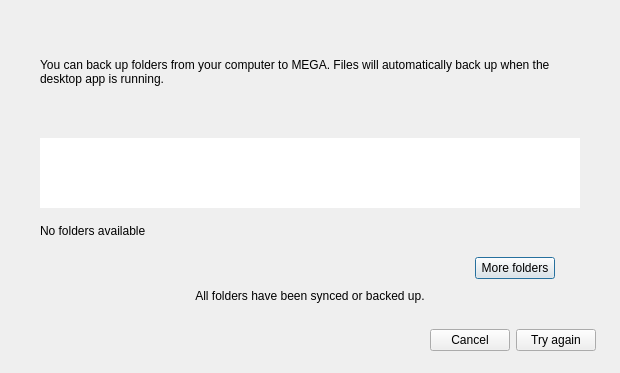
<?xml version="1.0" encoding="UTF-8"?>
<ui version="4.0">
 <class>BackupsWizard</class>
 <widget class="QDialog" name="BackupsWizard">
  <property name="windowModality">
   <enum>Qt::NonModal</enum>
  </property>
  <property name="geometry">
   <rect>
    <x>0</x>
    <y>0</y>
    <width>620</width>
    <height>481</height>
   </rect>
  </property>
  <property name="sizePolicy">
   <sizepolicy hsizetype="Preferred" vsizetype="Preferred">
    <horstretch>0</horstretch>
    <verstretch>0</verstretch>
   </sizepolicy>
  </property>
  <property name="minimumSize">
   <size>
    <width>0</width>
    <height>0</height>
   </size>
  </property>
  <property name="windowTitle">
   <string>Setup backups</string>
  </property>
  <property name="windowIcon">
   <iconset resource="../../../../gui/Resources_macx.qrc">
    <normaloff>:/images/icons/ico_backup.png</normaloff>:/images/icons/ico_backup.png</iconset>
  </property>
  <property name="styleSheet">
   <string notr="true">#BackupsWizard, #sSteps &gt; QWidget
{
background: solid white;
}

#lBackupFolders, #lBackupTo
{
color: #333333;
font-size: 14px;
font-weight: bold;
}

#leBackupTo
{
color: #999999;
font-size: 13px;
border-radius: 4px;
background-color: #FAFAFA;
border: 1px solid #e5e5e5;
padding-left: 7px;
}

#lSubtitleStep1
{
margin-left: 20px;
margin-right: 20px;
margin-top: 7px;
margin-bottom: 31px;
color: #666666;
}

#lBackupFolders
{
margin-left: 18px;
margin-right: 18px;
}

#fFoldersStep1, #fFoldersStep2
{
border: 1px solid #e5e5e5;
border-radius: 6px;
background: solid white;
}

#fFoldersStep1
{
margin-left: 20px;
margin-right: 20px;
}

#fFoldersStep2
{
margin-left: 20px;
margin-right: 24px;
}

#lTitleStep2
{
margin-bottom: 26px;
}

#wDeviceNameStep1, #wDeviceNameAndNbFolders
{
border-top-right-radius: 6px;
border-top-left-radius: 6px;
background: solid #FAFAFA;
}

#lDeviceIconStep1
{
border-image: url(&quot;:/images/icons/pc/pc-mac_48.png&quot;);
}

#lDeviceIconStep2
{
border-image: url(&quot;:/images/icons/pc/pc-mac_24.png&quot;);
}

#lDeviceNameStep1, #lDeviceNameStep2
{
text-align: left;
font-size: 14px;
border: none;
}

#lFoldersNumber
{
color: #999999;
font-size: 14px;
padding-right: 16px;
}

#lvFoldersStep1::item
{
height: 40 px;
min-height: 40 px;
max-height: 40 px;
border: none;
}

#lvFoldersStep1, #lvFoldersStep2
{
background: solid white;
border-bottom-right-radius: 6px;
border-bottom-left-radius: 6px;
outline: none;
}

#lvFoldersStep1
{
padding-left: 19px;
}

#lvFoldersStep2
{
padding-left: 9px;
}

#lvFoldersStep1::icon
{
left: 15px;
}

#lvFoldersStep1::text
{
left: 10px;
font-size: 13px;
}

#lvFoldersStep2::item
{
height: 32 px;
min-height: 32 px;
max-height: 32 px;
border: none;
}

#lvFoldersStep2::text
{
left: 4px;
font-size: 13px;
}

#lAllFoldersSynced
{
color: #004038;
font-family: Lato;
font-size: 12px;
border: 1px solid #7fdfd2;
border-radius: 2px;
background-color: rgba(0,191,165,0.1);
}

#lNoAvailableFolder
{
color: #999999;
font-family: Lato;
font-size: 14px;
background: white;
padding-left: 16px;
border-bottom-right-radius: 6px;
border-bottom-left-radius: 6px;
}

QScrollBar:vertical
{
background: transparent;
width: 12px;
border: none;
border-bottom-right-radius: 6px;
}

QScrollBar::sub-line:vertical, QScrollBar::add-line:vertical
{
border: none;
background: none;
 }

QScrollBar::handle:vertical
{
background: #D8D8D8;
min-height: 0px;
border-radius: 2px;
margin: 4px;
}
</string>
  </property>
  <layout class="QVBoxLayout" name="BackupsWizardLayout">
   <property name="spacing">
    <number>20</number>
   </property>
   <property name="sizeConstraint">
    <enum>QLayout::SetFixedSize</enum>
   </property>
   <property name="leftMargin">
    <number>24</number>
   </property>
   <property name="topMargin">
    <number>25</number>
   </property>
   <property name="rightMargin">
    <number>24</number>
   </property>
   <property name="bottomMargin">
    <number>22</number>
   </property>
   <item>
    <widget class="QStackedWidget" name="sSteps">
     <property name="sizePolicy">
      <sizepolicy hsizetype="Preferred" vsizetype="Expanding">
       <horstretch>0</horstretch>
       <verstretch>0</verstretch>
      </sizepolicy>
     </property>
     <property name="currentIndex">
      <number>0</number>
     </property>
     <widget class="QWidget" name="pStep1">
      <property name="sizePolicy">
       <sizepolicy hsizetype="Preferred" vsizetype="Maximum">
        <horstretch>0</horstretch>
        <verstretch>0</verstretch>
       </sizepolicy>
      </property>
      <layout class="QVBoxLayout" name="pStep1Layout">
       <property name="spacing">
        <number>4</number>
       </property>
       <property name="leftMargin">
        <number>16</number>
       </property>
       <property name="topMargin">
        <number>6</number>
       </property>
       <property name="rightMargin">
        <number>16</number>
       </property>
       <property name="bottomMargin">
        <number>0</number>
       </property>
       <item>
        <widget class="QLabel" name="lTitleStep1">
         <property name="sizePolicy">
          <sizepolicy hsizetype="Preferred" vsizetype="Maximum">
           <horstretch>0</horstretch>
           <verstretch>0</verstretch>
          </sizepolicy>
         </property>
         <property name="styleSheet">
          <string notr="true">font-size:20px;</string>
         </property>
         <property name="text">
          <string/>
         </property>
         <property name="textFormat">
          <enum>Qt::RichText</enum>
         </property>
        </widget>
       </item>
       <item alignment="Qt::AlignTop">
        <widget class="QLabel" name="lSubtitleStep1">
         <property name="sizePolicy">
          <sizepolicy hsizetype="Preferred" vsizetype="Maximum">
           <horstretch>0</horstretch>
           <verstretch>0</verstretch>
          </sizepolicy>
         </property>
         <property name="styleSheet">
          <string notr="true">font-size:12px;</string>
         </property>
         <property name="text">
          <string>You can back up folders from your computer to MEGA. Files will automatically back up when the desktop app is running.</string>
         </property>
         <property name="wordWrap">
          <bool>true</bool>
         </property>
        </widget>
       </item>
       <item>
        <widget class="QFrame" name="fFoldersStep1">
         <property name="sizePolicy">
          <sizepolicy hsizetype="Preferred" vsizetype="Expanding">
           <horstretch>0</horstretch>
           <verstretch>0</verstretch>
          </sizepolicy>
         </property>
         <property name="minimumSize">
          <size>
           <width>540</width>
           <height>0</height>
          </size>
         </property>
         <property name="frameShape">
          <enum>QFrame::NoFrame</enum>
         </property>
         <property name="frameShadow">
          <enum>QFrame::Sunken</enum>
         </property>
         <layout class="QVBoxLayout" name="verticalLayout">
          <property name="spacing">
           <number>0</number>
          </property>
          <property name="leftMargin">
           <number>0</number>
          </property>
          <property name="topMargin">
           <number>0</number>
          </property>
          <property name="rightMargin">
           <number>0</number>
          </property>
          <property name="bottomMargin">
           <number>0</number>
          </property>
          <item alignment="Qt::AlignTop">
           <widget class="QWidget" name="wDeviceNameStep1" native="true">
            <property name="sizePolicy">
             <sizepolicy hsizetype="Preferred" vsizetype="Fixed">
              <horstretch>0</horstretch>
              <verstretch>0</verstretch>
             </sizepolicy>
            </property>
            <property name="styleSheet">
             <string notr="true">*[EMPTY=false]
{
border-bottom-right-radius: 0px;
border-bottom-left-radius: 0px;
}

*[EMPTY=true]
{
border-bottom-right-radius: 6px;
border-bottom-left-radius: 6px;
}</string>
            </property>
            <layout class="QHBoxLayout" name="horizontalLayout">
             <property name="spacing">
              <number>10</number>
             </property>
             <property name="leftMargin">
              <number>16</number>
             </property>
             <property name="topMargin">
              <number>0</number>
             </property>
             <property name="rightMargin">
              <number>0</number>
             </property>
             <property name="bottomMargin">
              <number>0</number>
             </property>
             <item>
              <widget class="QLabel" name="lDeviceIconStep1">
               <property name="sizePolicy">
                <sizepolicy hsizetype="Maximum" vsizetype="Fixed">
                 <horstretch>0</horstretch>
                 <verstretch>0</verstretch>
                </sizepolicy>
               </property>
               <property name="minimumSize">
                <size>
                 <width>48</width>
                 <height>48</height>
                </size>
               </property>
               <property name="maximumSize">
                <size>
                 <width>48</width>
                 <height>48</height>
                </size>
               </property>
               <property name="text">
                <string notr="true"/>
               </property>
              </widget>
             </item>
             <item alignment="Qt::AlignVCenter">
              <widget class="QLabel" name="lDeviceNameStep1">
               <property name="sizePolicy">
                <sizepolicy hsizetype="Preferred" vsizetype="Preferred">
                 <horstretch>0</horstretch>
                 <verstretch>0</verstretch>
                </sizepolicy>
               </property>
               <property name="text">
                <string notr="true"/>
               </property>
              </widget>
             </item>
            </layout>
           </widget>
          </item>
          <item>
           <widget class="QListView" name="lvFoldersStep1">
            <property name="sizePolicy">
             <sizepolicy hsizetype="Expanding" vsizetype="Maximum">
              <horstretch>0</horstretch>
              <verstretch>0</verstretch>
             </sizepolicy>
            </property>
            <property name="maximumSize">
             <size>
              <width>16777215</width>
              <height>120</height>
             </size>
            </property>
            <property name="sizeIncrement">
             <size>
              <width>0</width>
              <height>40</height>
             </size>
            </property>
            <property name="baseSize">
             <size>
              <width>0</width>
              <height>40</height>
             </size>
            </property>
            <property name="frameShape">
             <enum>QFrame::NoFrame</enum>
            </property>
            <property name="sizeAdjustPolicy">
             <enum>QAbstractScrollArea::AdjustToContents</enum>
            </property>
            <property name="editTriggers">
             <set>QAbstractItemView::NoEditTriggers</set>
            </property>
            <property name="showDropIndicator" stdset="0">
             <bool>false</bool>
            </property>
            <property name="selectionMode">
             <enum>QAbstractItemView::NoSelection</enum>
            </property>
            <property name="selectionBehavior">
             <enum>QAbstractItemView::SelectRows</enum>
            </property>
            <property name="iconSize">
             <size>
              <width>24</width>
              <height>24</height>
             </size>
            </property>
            <property name="textElideMode">
             <enum>Qt::ElideMiddle</enum>
            </property>
            <property name="verticalScrollMode">
             <enum>QAbstractItemView::ScrollPerPixel</enum>
            </property>
            <property name="resizeMode">
             <enum>QListView::Adjust</enum>
            </property>
            <property name="spacing">
             <number>0</number>
            </property>
           </widget>
          </item>
          <item alignment="Qt::AlignVCenter">
           <widget class="QLabel" name="lNoAvailableFolder">
            <property name="sizePolicy">
             <sizepolicy hsizetype="Preferred" vsizetype="Fixed">
              <horstretch>0</horstretch>
              <verstretch>0</verstretch>
             </sizepolicy>
            </property>
            <property name="minimumSize">
             <size>
              <width>0</width>
              <height>45</height>
             </size>
            </property>
            <property name="maximumSize">
             <size>
              <width>16777215</width>
              <height>45</height>
             </size>
            </property>
            <property name="text">
             <string>No folders available</string>
            </property>
           </widget>
          </item>
         </layout>
        </widget>
       </item>
       <item>
        <layout class="QHBoxLayout" name="horizontalLayout_6">
         <property name="rightMargin">
          <number>25</number>
         </property>
         <item alignment="Qt::AlignRight">
          <widget class="QPushButton" name="bMoreFolders">
           <property name="text">
            <string>More folders</string>
           </property>
          </widget>
         </item>
        </layout>
       </item>
       <item alignment="Qt::AlignHCenter">
        <widget class="QLabel" name="lAllFoldersSynced">
         <property name="sizePolicy">
          <sizepolicy hsizetype="Expanding" vsizetype="Maximum">
           <horstretch>0</horstretch>
           <verstretch>0</verstretch>
          </sizepolicy>
         </property>
         <property name="minimumSize">
          <size>
           <width>300</width>
           <height>26</height>
          </size>
         </property>
         <property name="text">
          <string>All folders have been synced or backed up.</string>
         </property>
         <property name="alignment">
          <set>Qt::AlignCenter</set>
         </property>
         <property name="wordWrap">
          <bool>true</bool>
         </property>
        </widget>
       </item>
      </layout>
     </widget>
     <widget class="QWidget" name="pStep2">
      <property name="sizePolicy">
       <sizepolicy hsizetype="Preferred" vsizetype="Maximum">
        <horstretch>0</horstretch>
        <verstretch>0</verstretch>
       </sizepolicy>
      </property>
      <layout class="QVBoxLayout" name="pStep2Layout">
       <property name="spacing">
        <number>8</number>
       </property>
       <property name="sizeConstraint">
        <enum>QLayout::SetDefaultConstraint</enum>
       </property>
       <property name="leftMargin">
        <number>8</number>
       </property>
       <property name="topMargin">
        <number>6</number>
       </property>
       <property name="rightMargin">
        <number>18</number>
       </property>
       <property name="bottomMargin">
        <number>6</number>
       </property>
       <item>
        <widget class="QLabel" name="lTitleStep2">
         <property name="sizePolicy">
          <sizepolicy hsizetype="Preferred" vsizetype="Maximum">
           <horstretch>0</horstretch>
           <verstretch>0</verstretch>
          </sizepolicy>
         </property>
         <property name="styleSheet">
          <string notr="true">font-size:20px;</string>
         </property>
         <property name="text">
          <string/>
         </property>
         <property name="textFormat">
          <enum>Qt::RichText</enum>
         </property>
        </widget>
       </item>
       <item>
        <widget class="QLabel" name="lBackupFolders">
         <property name="sizePolicy">
          <sizepolicy hsizetype="Preferred" vsizetype="Maximum">
           <horstretch>0</horstretch>
           <verstretch>0</verstretch>
          </sizepolicy>
         </property>
         <property name="text">
          <string>Selected backup folders</string>
         </property>
        </widget>
       </item>
       <item>
        <widget class="QFrame" name="fFoldersStep2">
         <property name="sizePolicy">
          <sizepolicy hsizetype="Preferred" vsizetype="MinimumExpanding">
           <horstretch>0</horstretch>
           <verstretch>0</verstretch>
          </sizepolicy>
         </property>
         <property name="minimumSize">
          <size>
           <width>540</width>
           <height>0</height>
          </size>
         </property>
         <property name="maximumSize">
          <size>
           <width>16777215</width>
           <height>16777215</height>
          </size>
         </property>
         <property name="frameShape">
          <enum>QFrame::NoFrame</enum>
         </property>
         <layout class="QVBoxLayout" name="verticalLayout_2">
          <property name="spacing">
           <number>0</number>
          </property>
          <property name="leftMargin">
           <number>0</number>
          </property>
          <property name="topMargin">
           <number>0</number>
          </property>
          <property name="rightMargin">
           <number>0</number>
          </property>
          <property name="bottomMargin">
           <number>0</number>
          </property>
          <item alignment="Qt::AlignTop">
           <widget class="QWidget" name="wDeviceNameAndNbFolders" native="true">
            <property name="sizePolicy">
             <sizepolicy hsizetype="Preferred" vsizetype="Fixed">
              <horstretch>0</horstretch>
              <verstretch>0</verstretch>
             </sizepolicy>
            </property>
            <property name="minimumSize">
             <size>
              <width>0</width>
              <height>36</height>
             </size>
            </property>
            <property name="maximumSize">
             <size>
              <width>16777215</width>
              <height>36</height>
             </size>
            </property>
            <layout class="QHBoxLayout" name="deviceNameStep2Layout">
             <property name="spacing">
              <number>10</number>
             </property>
             <property name="sizeConstraint">
              <enum>QLayout::SetDefaultConstraint</enum>
             </property>
             <property name="leftMargin">
              <number>14</number>
             </property>
             <property name="topMargin">
              <number>0</number>
             </property>
             <property name="rightMargin">
              <number>0</number>
             </property>
             <property name="bottomMargin">
              <number>0</number>
             </property>
             <item>
              <widget class="QLabel" name="lDeviceIconStep2">
               <property name="sizePolicy">
                <sizepolicy hsizetype="Maximum" vsizetype="Preferred">
                 <horstretch>0</horstretch>
                 <verstretch>0</verstretch>
                </sizepolicy>
               </property>
               <property name="minimumSize">
                <size>
                 <width>24</width>
                 <height>24</height>
                </size>
               </property>
               <property name="maximumSize">
                <size>
                 <width>24</width>
                 <height>24</height>
                </size>
               </property>
               <property name="text">
                <string notr="true"/>
               </property>
               <property name="alignment">
                <set>Qt::AlignCenter</set>
               </property>
              </widget>
             </item>
             <item alignment="Qt::AlignVCenter">
              <widget class="QLabel" name="lDeviceNameStep2">
               <property name="sizePolicy">
                <sizepolicy hsizetype="Preferred" vsizetype="Preferred">
                 <horstretch>0</horstretch>
                 <verstretch>0</verstretch>
                </sizepolicy>
               </property>
               <property name="text">
                <string notr="true"/>
               </property>
              </widget>
             </item>
             <item alignment="Qt::AlignRight|Qt::AlignVCenter">
              <widget class="QLabel" name="lFoldersNumber">
               <property name="sizePolicy">
                <sizepolicy hsizetype="Expanding" vsizetype="Preferred">
                 <horstretch>0</horstretch>
                 <verstretch>0</verstretch>
                </sizepolicy>
               </property>
               <property name="text">
                <string notr="true"/>
               </property>
               <property name="alignment">
                <set>Qt::AlignRight|Qt::AlignTrailing|Qt::AlignVCenter</set>
               </property>
              </widget>
             </item>
            </layout>
           </widget>
          </item>
          <item alignment="Qt::AlignVCenter">
           <widget class="QListView" name="lvFoldersStep2">
            <property name="sizePolicy">
             <sizepolicy hsizetype="Expanding" vsizetype="MinimumExpanding">
              <horstretch>0</horstretch>
              <verstretch>0</verstretch>
             </sizepolicy>
            </property>
            <property name="styleSheet">
             <string notr="true"/>
            </property>
            <property name="sizeAdjustPolicy">
             <enum>QAbstractScrollArea::AdjustToContents</enum>
            </property>
            <property name="resizeMode">
             <enum>QListView::Adjust</enum>
            </property>
            <property name="uniformItemSizes">
             <bool>false</bool>
            </property>
           </widget>
          </item>
         </layout>
        </widget>
       </item>
       <item alignment="Qt::AlignBottom">
        <widget class="QWidget" name="wBackupTo" native="true">
         <property name="sizePolicy">
          <sizepolicy hsizetype="Preferred" vsizetype="Fixed">
           <horstretch>0</horstretch>
           <verstretch>0</verstretch>
          </sizepolicy>
         </property>
         <layout class="QHBoxLayout" name="wBackupToLayout">
          <property name="spacing">
           <number>7</number>
          </property>
          <property name="leftMargin">
           <number>24</number>
          </property>
          <property name="topMargin">
           <number>14</number>
          </property>
          <property name="rightMargin">
           <number>23</number>
          </property>
          <property name="bottomMargin">
           <number>14</number>
          </property>
          <item alignment="Qt::AlignVCenter">
           <widget class="QLabel" name="lBackupTo">
            <property name="text">
             <string>Backup to</string>
            </property>
           </widget>
          </item>
          <item alignment="Qt::AlignBottom">
           <widget class="QLineEdit" name="leBackupTo">
            <property name="readOnly">
             <bool>true</bool>
            </property>
           </widget>
          </item>
         </layout>
        </widget>
       </item>
      </layout>
     </widget>
     <widget class="QWidget" name="pSuccessfull">
      <layout class="QHBoxLayout" name="horizontalLayout_2" stretch="0,1">
       <property name="spacing">
        <number>20</number>
       </property>
       <property name="topMargin">
        <number>15</number>
       </property>
       <item alignment="Qt::AlignTop">
        <widget class="QLabel" name="label">
         <property name="text">
          <string notr="true"/>
         </property>
         <property name="pixmap">
          <pixmap resource="../../../../gui/Resources_macx.qrc">:/images/bug_report_success.png</pixmap>
         </property>
        </widget>
       </item>
       <item>
        <layout class="QVBoxLayout" name="verticalLayout_3" stretch="0,1">
         <property name="spacing">
          <number>10</number>
         </property>
         <item alignment="Qt::AlignTop">
          <widget class="QLabel" name="lTitle">
           <property name="font">
            <font>
             <family>Lato</family>
             <pointsize>-1</pointsize>
            </font>
           </property>
           <property name="styleSheet">
            <string notr="true">*{
font-size:16px;
color:#333333;
}</string>
           </property>
           <property name="text">
            <string notr="true">Success Title</string>
           </property>
          </widget>
         </item>
         <item>
          <layout class="QVBoxLayout" name="verticalLayout_5">
           <property name="spacing">
            <number>0</number>
           </property>
           <item>
            <widget class="QLabel" name="lSuccessText">
             <property name="styleSheet">
              <string notr="true">*{
color: #666666;
}</string>
             </property>
             <property name="text">
              <string notr="true">Backing up folder text</string>
             </property>
             <property name="wordWrap">
              <bool>true</bool>
             </property>
            </widget>
           </item>
           <item>
            <widget class="QLabel" name="lSuccess">
             <property name="minimumSize">
              <size>
               <width>100</width>
               <height>50</height>
              </size>
             </property>
             <property name="font">
              <font>
               <family>Lato</family>
              </font>
             </property>
             <property name="styleSheet">
              <string notr="true">*{
color: #666666;
}</string>
             </property>
             <property name="text">
              <string>Folders will be stored in backups and you can check the status of your backups in backup centre.</string>
             </property>
             <property name="wordWrap">
              <bool>true</bool>
             </property>
            </widget>
           </item>
          </layout>
         </item>
        </layout>
       </item>
      </layout>
     </widget>
     <widget class="QWidget" name="pError">
      <layout class="QHBoxLayout" name="horizontalLayout_5" stretch="0,1">
       <property name="spacing">
        <number>20</number>
       </property>
       <property name="leftMargin">
        <number>0</number>
       </property>
       <property name="topMargin">
        <number>0</number>
       </property>
       <property name="rightMargin">
        <number>12</number>
       </property>
       <item alignment="Qt::AlignTop">
        <widget class="QLabel" name="lErrorIcon">
         <property name="text">
          <string notr="true"/>
         </property>
         <property name="pixmap">
          <pixmap resource="../../../../gui/Resources_macx.qrc">:/images/icon_error.png</pixmap>
         </property>
        </widget>
       </item>
       <item>
        <layout class="QVBoxLayout" name="verticalLayout_4" stretch="0,0,0,0,0,0,0,0,0">
         <property name="spacing">
          <number>0</number>
         </property>
         <property name="bottomMargin">
          <number>0</number>
         </property>
         <item>
          <widget class="QLabel" name="lErrorTitle">
           <property name="styleSheet">
            <string notr="true">*{
font-size:16px;
color:#333333;
}</string>
           </property>
           <property name="text">
            <string notr="true">Title</string>
           </property>
          </widget>
         </item>
         <item>
          <spacer name="verticalSpacer">
           <property name="orientation">
            <enum>Qt::Vertical</enum>
           </property>
           <property name="sizeType">
            <enum>QSizePolicy::Fixed</enum>
           </property>
           <property name="sizeHint" stdset="0">
            <size>
             <width>20</width>
             <height>8</height>
            </size>
           </property>
          </spacer>
         </item>
         <item>
          <widget class="QLabel" name="lErrorText">
           <property name="styleSheet">
            <string notr="true">*{
color:#666666;
}</string>
           </property>
           <property name="text">
            <string notr="true">Body</string>
           </property>
          </widget>
         </item>
         <item>
          <spacer name="verticalSpacer_2">
           <property name="orientation">
            <enum>Qt::Vertical</enum>
           </property>
           <property name="sizeType">
            <enum>QSizePolicy::Fixed</enum>
           </property>
           <property name="sizeHint" stdset="0">
            <size>
             <width>20</width>
             <height>10</height>
            </size>
           </property>
          </spacer>
         </item>
         <item>
          <widget class="Line" name="line2">
           <property name="styleSheet">
            <string notr="true">*{
color:rgba(0,0,0,0.1);
}</string>
           </property>
           <property name="frameShadow">
            <enum>QFrame::Plain</enum>
           </property>
           <property name="orientation">
            <enum>Qt::Horizontal</enum>
           </property>
          </widget>
         </item>
         <item>
          <widget class="QTextEdit" name="tTextEdit">
           <property name="sizePolicy">
            <sizepolicy hsizetype="Expanding" vsizetype="Expanding">
             <horstretch>0</horstretch>
             <verstretch>0</verstretch>
            </sizepolicy>
           </property>
           <property name="minimumSize">
            <size>
             <width>0</width>
             <height>0</height>
            </size>
           </property>
           <property name="maximumSize">
            <size>
             <width>16777215</width>
             <height>16777215</height>
            </size>
           </property>
           <property name="font">
            <font>
             <family>Lato</family>
            </font>
           </property>
           <property name="styleSheet">
            <string notr="true">*{
color:#666666;
}</string>
           </property>
           <property name="frameShape">
            <enum>QFrame::NoFrame</enum>
           </property>
           <property name="frameShadow">
            <enum>QFrame::Plain</enum>
           </property>
           <property name="verticalScrollBarPolicy">
            <enum>Qt::ScrollBarAlwaysOff</enum>
           </property>
           <property name="sizeAdjustPolicy">
            <enum>QAbstractScrollArea::AdjustToContents</enum>
           </property>
           <property name="undoRedoEnabled">
            <bool>false</bool>
           </property>
           <property name="readOnly">
            <bool>true</bool>
           </property>
           <property name="html">
            <string notr="true">&lt;!DOCTYPE HTML PUBLIC &quot;-//W3C//DTD HTML 4.0//EN&quot; &quot;http://www.w3.org/TR/REC-html40/strict.dtd&quot;&gt;
&lt;html&gt;&lt;head&gt;&lt;meta name=&quot;qrichtext&quot; content=&quot;1&quot; /&gt;&lt;meta charset=&quot;utf-8&quot; /&gt;&lt;style type=&quot;text/css&quot;&gt;
p, li { white-space: pre-wrap; }
&lt;/style&gt;&lt;/head&gt;&lt;body style=&quot; font-family:'Lato'; font-size:9pt; font-weight:400; font-style:normal;&quot;&gt;
&lt;p style=&quot;-qt-paragraph-type:empty; margin-top:0px; margin-bottom:0px; margin-left:0px; margin-right:0px; -qt-block-indent:0; text-indent:0px; line-height:200%; font-size:13pt;&quot;&gt;&lt;br /&gt;&lt;/p&gt;&lt;/body&gt;&lt;/html&gt;</string>
           </property>
          </widget>
         </item>
         <item>
          <widget class="Line" name="line1">
           <property name="styleSheet">
            <string notr="true">*
{
color:rgba(0,0,0,0.1);
}</string>
           </property>
           <property name="frameShadow">
            <enum>QFrame::Plain</enum>
           </property>
           <property name="orientation">
            <enum>Qt::Horizontal</enum>
           </property>
          </widget>
         </item>
         <item>
          <spacer name="verticalSpacer_3">
           <property name="orientation">
            <enum>Qt::Vertical</enum>
           </property>
           <property name="sizeType">
            <enum>QSizePolicy::Fixed</enum>
           </property>
           <property name="sizeHint" stdset="0">
            <size>
             <width>20</width>
             <height>5</height>
            </size>
           </property>
          </spacer>
         </item>
         <item alignment="Qt::AlignLeft">
          <widget class="QPushButton" name="bShowMore">
           <property name="font">
            <font>
             <family>Lato</family>
             <pointsize>13</pointsize>
             <underline>true</underline>
            </font>
           </property>
           <property name="styleSheet">
            <string notr="true">QPushButton
{
border:none;
background: white;
padding-left: 0px;
color:#666666;
}</string>
           </property>
           <property name="text">
            <string>Show more…</string>
           </property>
          </widget>
         </item>
        </layout>
       </item>
      </layout>
     </widget>
    </widget>
   </item>
   <item>
    <widget class="QStackedWidget" name="sButtons">
     <property name="sizePolicy">
      <sizepolicy hsizetype="Preferred" vsizetype="Preferred">
       <horstretch>0</horstretch>
       <verstretch>0</verstretch>
      </sizepolicy>
     </property>
     <property name="minimumSize">
      <size>
       <width>572</width>
       <height>0</height>
      </size>
     </property>
     <property name="maximumSize">
      <size>
       <width>572</width>
       <height>16777215</height>
      </size>
     </property>
     <property name="autoFillBackground">
      <bool>false</bool>
     </property>
     <property name="styleSheet">
      <string notr="true"/>
     </property>
     <property name="currentIndex">
      <number>1</number>
     </property>
     <widget class="QWidget" name="pStepButtons">
      <layout class="QHBoxLayout" name="horizontalLayout_4">
       <property name="spacing">
        <number>5</number>
       </property>
       <property name="leftMargin">
        <number>0</number>
       </property>
       <property name="topMargin">
        <number>0</number>
       </property>
       <property name="rightMargin">
        <number>0</number>
       </property>
       <property name="bottomMargin">
        <number>0</number>
       </property>
       <item>
        <widget class="QPushButton" name="bBack">
         <property name="minimumSize">
          <size>
           <width>80</width>
           <height>0</height>
          </size>
         </property>
         <property name="text">
          <string>Back</string>
         </property>
         <property name="autoDefault">
          <bool>false</bool>
         </property>
        </widget>
       </item>
       <item>
        <spacer name="horizontalSpacer">
         <property name="orientation">
          <enum>Qt::Horizontal</enum>
         </property>
         <property name="sizeHint" stdset="0">
          <size>
           <width>40</width>
           <height>20</height>
          </size>
         </property>
        </spacer>
       </item>
       <item>
        <widget class="QPushButton" name="bCancel">
         <property name="minimumSize">
          <size>
           <width>80</width>
           <height>0</height>
          </size>
         </property>
         <property name="text">
          <string>Cancel</string>
         </property>
         <property name="autoDefault">
          <bool>false</bool>
         </property>
        </widget>
       </item>
       <item>
        <widget class="QPushButton" name="bNext">
         <property name="minimumSize">
          <size>
           <width>80</width>
           <height>0</height>
          </size>
         </property>
         <property name="text">
          <string>Next</string>
         </property>
         <property name="default">
          <bool>true</bool>
         </property>
        </widget>
       </item>
      </layout>
     </widget>
     <widget class="QWidget" name="pErrorButtons">
      <layout class="QHBoxLayout" name="horizontalLayout_7">
       <property name="leftMargin">
        <number>0</number>
       </property>
       <property name="topMargin">
        <number>0</number>
       </property>
       <property name="rightMargin">
        <number>0</number>
       </property>
       <property name="bottomMargin">
        <number>0</number>
       </property>
       <item>
        <spacer name="horizontalSpacer_3">
         <property name="orientation">
          <enum>Qt::Horizontal</enum>
         </property>
         <property name="sizeHint" stdset="0">
          <size>
           <width>40</width>
           <height>20</height>
          </size>
         </property>
        </spacer>
       </item>
       <item>
        <widget class="QPushButton" name="bCancelErr">
         <property name="minimumSize">
          <size>
           <width>0</width>
           <height>0</height>
          </size>
         </property>
         <property name="text">
          <string>Cancel</string>
         </property>
         <property name="autoDefault">
          <bool>false</bool>
         </property>
        </widget>
       </item>
       <item>
        <widget class="QPushButton" name="bTryAgain">
         <property name="minimumSize">
          <size>
           <width>0</width>
           <height>0</height>
          </size>
         </property>
         <property name="text">
          <string>Try again</string>
         </property>
        </widget>
       </item>
      </layout>
     </widget>
     <widget class="QWidget" name="pSuccessButtons">
      <layout class="QHBoxLayout" name="horizontalLayout_3">
       <property name="leftMargin">
        <number>0</number>
       </property>
       <property name="topMargin">
        <number>0</number>
       </property>
       <property name="rightMargin">
        <number>0</number>
       </property>
       <property name="bottomMargin">
        <number>0</number>
       </property>
       <item>
        <spacer name="horizontalSpacer_2">
         <property name="orientation">
          <enum>Qt::Horizontal</enum>
         </property>
         <property name="sizeHint" stdset="0">
          <size>
           <width>40</width>
           <height>20</height>
          </size>
         </property>
        </spacer>
       </item>
       <item>
        <widget class="QPushButton" name="bDismiss">
         <property name="text">
          <string>Dismiss</string>
         </property>
        </widget>
       </item>
       <item>
        <widget class="QPushButton" name="bViewInBackupCentre">
         <property name="text">
          <string>View in backup centre</string>
         </property>
        </widget>
       </item>
      </layout>
     </widget>
    </widget>
   </item>
  </layout>
 </widget>
 <tabstops>
  <tabstop>lvFoldersStep1</tabstop>
  <tabstop>lvFoldersStep2</tabstop>
  <tabstop>leBackupTo</tabstop>
  <tabstop>tTextEdit</tabstop>
  <tabstop>bShowMore</tabstop>
  <tabstop>bNext</tabstop>
  <tabstop>bCancel</tabstop>
  <tabstop>bBack</tabstop>
  <tabstop>bTryAgain</tabstop>
  <tabstop>bCancelErr</tabstop>
  <tabstop>bViewInBackupCentre</tabstop>
  <tabstop>bDismiss</tabstop>
 </tabstops>
 <resources>
  <include location="../../../../gui/Resources_macx.qrc"/>
 </resources>
 <connections/>
</ui>
